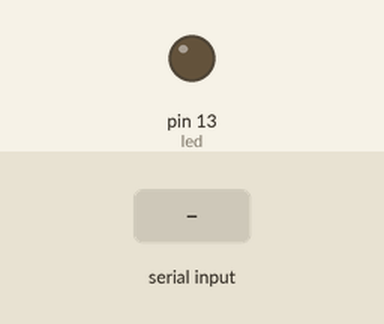
The sketch below on a simulated Arduino Uno, built with avr-gcc and run on an emulated ATmega328P. On the bench: output pins drawn as LEDs (lit = HIGH). Dashed ring = blinking. The inputs (shaded band) are chosen by the test bench.

Above: at 1.2 s.
1.3 s: "90,45\n" received over Serial
At 1.7 s:
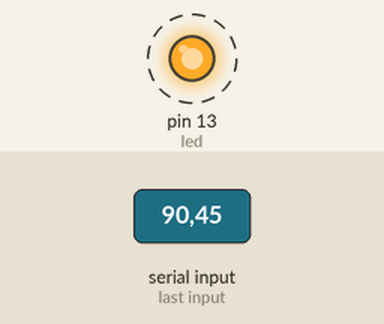
Timing chart, 0 to 10.3 s (numbered marks = the images above; inputs shaded):
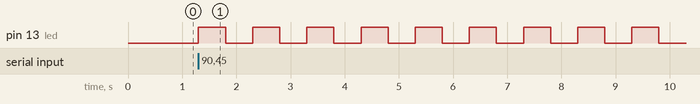

Measured:
- after the input at 1.3 s, pin 13 (led): alternates HIGH for 0.50 s and LOW for 0.50 s, starting at once

The sketch:

rpi_comm.ino
```cpp
const int led = 13;

void setup()
{
    pinMode(led, OUTPUT);
    digitalWrite(led, LOW);
    Serial.begin(9600);
}

void loop()
{
    if (Serial.available()) {
        light(Serial.read() - '0');
        delay(500);
    }
}

void light(int n)
{
    for (int i = 0; i < n; i++) {
        digitalWrite(led, HIGH);
        delay(500);
        digitalWrite(led, LOW);
        delay(500);
    }
}
```
